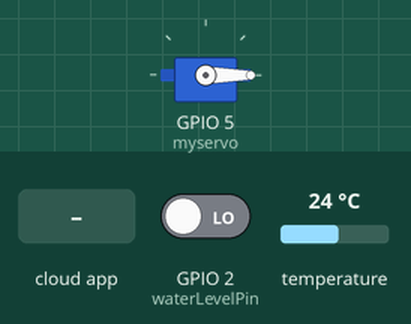
The sketch below on a simulated ESP32. On the bench: servo. Inputs (shaded band) come from the test bench; at power-on: GPIO 2 (waterLevelPin) LOW, temperature 24 °C. WiFi joins after 1.5 s; servers stay silent unless stated; the Firebase database answers and starts empty; what the sketch prints to the serial monitor is not drawn.

Above: at 2.7 s.
2.8 s: the phone or cloud app sets feedFish to Now
At 3.04 s:
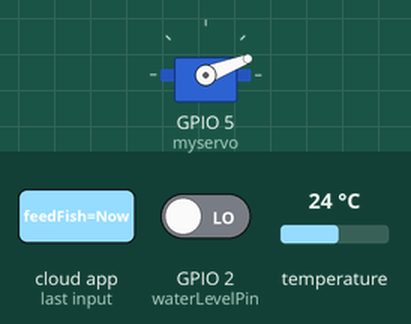
At 3.8 s:
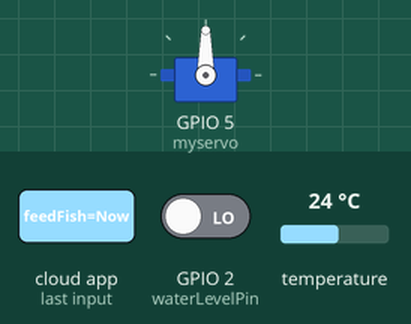
7.4 s: the phone or cloud app sets feedFish to Not
Timing chart, 0 to 16.6 s (numbered marks = the images above; inputs shaded):
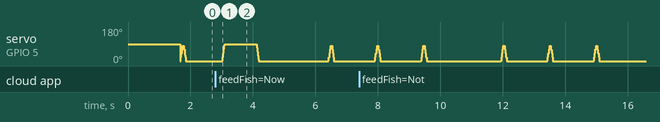

The sketch:

Project.ino
```cpp
#include <Arduino.h>
#include <WiFi.h>
#include <FirebaseESP32.h>
#include "addons/TokenHelper.h" //Provide the token generation process info.
#include "addons/RTDBHelper.h" //Provide the RTDB payload printing info and other helper functions.
#include <OneWire.h>
#include <DallasTemperature.h>
#include <ESP32Servo.h>


// Insert your network credentials
#define WIFI_SSID "HUAWEI nova 3i"
#define WIFI_PASSWORD "leviackerman"
#define API_KEY "AIzaSyAHsV2UF6GTzqBWLSQwcfF-cggs_SZv4Fw" // Insert Firebase project API Key
#define DATABASE_URL "https://aquarium-management-system-default-rtdb.firebaseio.com/" // Insert RTDB URLefine the RTDB URL */

#define DEVICE_UID "1X"
#define DEVICE_UID2 "2X"
const int oneWireBus = 4;

// Temperature
OneWire oneWire(oneWireBus);
DallasTemperature sensors(&oneWire);
FirebaseJson temperature_json;
float temperature = 0;

// Water Level
const int waterLevelPin = 2; // Replace with the GPIO pin you're using
int level = 0;
FirebaseJson level_json;

//Define Firebase Data object
FirebaseData fbdo;
FirebaseAuth auth;
FirebaseConfig config;
FirebaseData fbdo2;
FirebaseAuth auth2;
FirebaseData fbdo3;
FirebaseData auth3;
FirebaseData firebaseData;
FirebaseData firebasEData;

Servo myservo;  // Create a servo object to control a servo motor
int pos = 0;    // Variable to store the servo position
char feed[] = {"Now"};
String feedValue;
int x;

String device_location = "Living Room"; // Device Location config


String databasePath = ""; // Firebase database path
String fuid = ""; // Firebase Unique Identifier
unsigned long elapsedMillis = 0; // Stores the elapsed time from device start up
unsigned long LevelelapsedMillis = 0; // Stores the elapsed time from device start up
unsigned long update_interval = 5000; // The frequency of sensor updates to firebase, set to 10seconds
int count = 0; // Dummy counter to test initial firebase updates
bool isAuthenticated = false; // Store device authentication status


void Wifi_Init();
void firebase_init();
void database_test();
void TempRead();
void uploadSensorData();
void LevelRead();
void uploadLevel();
void Servo();
void Servo1();

void setup(){
  //SFirebase_Wifi();
  Serial.begin(115200);
  Wifi_Init();
  firebase_init();
  TempRead();
  LevelRead();
  Servo();
}

void loop(){
  //LFirebase();
  uploadSensorData();
  uploadLevel();
  Servo1();
}
```

Servo.ino
```cpp
void Servo() {
  myservo.attach(5);  // Attaches the servo motor to pin 9 and initializes the servo object
}

void Servo1() {
  if(Firebase.getInt(firebasEData, "/feedTime")){
  x = firebasEData.intData();
  for (pos = 0; pos <= 90; pos += 1) {
    myservo.write(pos);
    delay(1);
  }

  delay(x);

  for (pos = 90; pos >= 0; pos -= 1) {
    myservo.write(pos);
    delay(1);
  }
  }


  delay(1000);

    if (Firebase.getString(firebaseData, "/feedFish")) {
      feedValue = firebaseData.stringData();
         // Move the servo if the user enters "Now"
    if (feedValue == "Now") {
      for (pos = 0; pos <= 90; pos += 1) {
        myservo.write(pos);
        delay(1);
      }

      delay(1000);

      for (pos = 90 ; pos >= 0; pos -= 1) {
        myservo.write(pos);
        delay(1);
      }

      delay(1000);
    }
    // Add a condition to handle "Not"
    else if (feedValue == "Not") {
      // Add the code for the "Not" condition if needed
    }
    }
}
```

TempSensor.ino
```cpp
void TempRead(){
  sensors.begin();
temperature_json.add("DeviceUID", DEVICE_UID);
temperature_json.add("Name", "Water Temperature");
temperature_json.add("value", temperature);

String jsonStr;
temperature_json.toString(jsonStr, true);
Serial.println(jsonStr);
}

void updateSensorReadings(){
Serial.println("------------------------------------");
Serial.println("Reading Sensor data ...");
sensors.requestTemperatures();
temperature = sensors.getTempCByIndex(0);
// Check if any reads failed and exit early (to try again).
if (isnan(temperature)) {
 Serial.println(F("Failed to read from Temperature sensor!"));
 return;
 }
Serial.printf("Temperature reading: %.2f \n", temperature);
temperature_json.set("value", temperature);
}
```

UploadData.ino
```cpp
void uploadSensorData() {
if (millis() - elapsedMillis > update_interval && isAuthenticated && Firebase.ready())
{
 elapsedMillis = millis();
 updateSensorReadings();
 String temperature_node = databasePath + "/temperature";
 if (Firebase.setJSON(fbdo, temperature_node.c_str(), temperature_json))
 {
 Serial.println("PASSED");
 Serial.println("PATH: " + fbdo.dataPath());
 Serial.println("TYPE: " + fbdo.dataType());
 Serial.println("ETag: " + fbdo.ETag());
 Serial.print("VALUE: ");
 printResult(fbdo); //see addons/RTDBHelper.h
 Serial.println("------------------------------------");
 Serial.println();
 }
 else
 {
 Serial.println("FAILED");
 Serial.println("REASON: " + fbdo.errorReason());
 Serial.println("------------------------------------");
 Serial.println();
 }
 }
}

void uploadLevel() {
if (millis() - LevelelapsedMillis > update_interval && isAuthenticated && Firebase.ready())
{
 LevelelapsedMillis = millis();
 updateLevel();
 String level_node2 = databasePath + "/waterlevel";
 if (Firebase.setJSON(fbdo2, level_node2.c_str(), level_json))
 {
 Serial.println("PASSED");
 Serial.println("PATH: " + fbdo2.dataPath());
 Serial.println("TYPE: " + fbdo2.dataType());
 Serial.println("ETag: " + fbdo2.ETag());
 Serial.print("VALUE: ");
 printResult(fbdo2); //see addons/RTDBHelper.h
 Serial.println("------------------------------------");
 Serial.println();
 }
 else
 {
 Serial.println("FAILED");
 Serial.println("REASON: " + fbdo2.errorReason());
 Serial.println("------------------------------------");
 Serial.println();
 }
 }
}
```

WaterLevelSensor.ino
```cpp
void LevelRead(){
pinMode(waterLevelPin, INPUT);
level_json.add("DeviceUID", DEVICE_UID2);
level_json.add("Name", "Water Level");
level_json.add("value", level);

String jsonStr;
level_json.toString(jsonStr, true);
Serial.println(jsonStr);
}

void updateLevel(){
Serial.println("------------------------------------");
Serial.println("Reading Water Level data ...");
level = digitalRead(waterLevelPin);
// Check if any reads failed and exit early (to try again).
if (isnan(level)) {
 Serial.println(F("Failed to read from Water Level sensor!"));
 return;
 }
if (level == HIGH) {
    Serial.printf("Water Level reading: %.2f \n", level);
    level_json.set("value", level);
  } else {
    Serial.printf("Water Level reading: %.2f \n", level);
    level_json.set("value", level);
  }
}
```

WifiConnectionFirebase.ino
```cpp
// // void LFirebase(){
// //  if (Firebase.ready() && signupOK && (millis() - sendDataPrevMillis > 15000 || sendDataPrevMillis == 0)){
// //     sendDataPrevMillis = millis();
// //     // Write an Int number on the database path test/int
// //     if (Firebase.RTDB.setInt(&fbdo, "test/int", count)){
// //       Serial.println("PASSED");
// //       Serial.println("PATH: " + fbdo.dataPath());
// //       Serial.println("TYPE: " + fbdo.dataType());
// //     }
// //     else {
// //       Serial.println("FAILED");
// //       Serial.println("REASON: " + fbdo.errorReason());
// //     }
// //     count++;

// //     // Write an Float number on the database path test/float
// //     if (Firebase.RTDB.setFloat(&fbdo, "test/float", 0.01 + random(0,100))){
// //       Serial.println("PASSED");
// //       Serial.println("PATH: " + fbdo.dataPath());
// //       Serial.println("TYPE: " + fbdo.dataType());
// //     }
// //     else {
// //       Serial.println("FAILED");
// //       Serial.println("REASON: " + fbdo.errorReason());
// //     }
// //   }
// // }

// // void SFirebase_Wifi(){
// //   Serial.begin(115200);
// //   WiFi.begin(WIFI_SSID, WIFI_PASSWORD);
// //   Serial.print("Connecting to Wi-Fi");
// //   while (WiFi.status() != WL_CONNECTED){
// //     Serial.print(".");
// //     delay(300);
// //   }
// //   Serial.println();
// //   Serial.print("Connected with IP: ");
// //   Serial.println(WiFi.localIP());
// //   Serial.println();

// //   /* Assign the api key (required) */
// //   config.api_key = API_KEY;

// //   /* Assign the RTDB URL (required) */
// //   config.database_url = DATABASE_URL;

// //   /* Sign up */
// //   if (Firebase.signUp(&config, &auth, "", "")){
// //     Serial.println("ok");
// //     signupOK = true;
// //   }
// //   else{
// //     Serial.printf("%s\n", config.signer.signupError.message.c_str());
// //   }

// //   /* Assign the callback function for the long running token generation task */
// //   config.token_status_callback = tokenStatusCallback; //see addons/TokenHelper.h

// //   Firebase.begin(&config, &auth);
// //   Firebase.reconnectWiFi(true);
// // }

void Wifi_Init() {
 WiFi.begin(WIFI_SSID, WIFI_PASSWORD);
 Serial.print("Connecting to Wi-Fi");
 while (WiFi.status() != WL_CONNECTED){
  Serial.print(".");
  delay(300);
  }
 Serial.println();
 Serial.print("Connected with IP: ");
 Serial.println(WiFi.localIP());
 Serial.println();
}

void firebase_init() {
// configure firebase API Key
config.api_key = API_KEY;
// configure firebase realtime database url
config.database_url = DATABASE_URL;
// Enable WiFi reconnection
Firebase.reconnectWiFi(true);
Serial.println("------------------------------------");
Serial.println("Sign up new user...");
// Sign in to firebase Anonymously
if (Firebase.signUp(&config, &auth, "", ""))
{
Serial.println("Success");
 isAuthenticated = true;
// Set the database path where updates will be loaded for this device
 databasePath = "/" + device_location;
 fuid = auth.token.uid.c_str();
}
else
{
 Serial.printf("Failed, %s\n", config.signer.signupError.message.c_str());
 isAuthenticated = false;
}
// Assign the callback function for the long running token generation task, see addons/TokenHelper.h
config.token_status_callback = tokenStatusCallback;
// Initialise the firebase library
Firebase.begin(&config, &auth);
}
```
